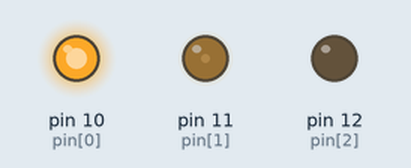
Simulated run of this sketch. Board: Arduino Uno, built with avr-gcc and run on an emulated ATmega328P. Shown: output pins drawn as LEDs (lit = HIGH).

Above: at 0.1 s.
Timing chart, 0 to 1.6 s (numbered marks = the images above):
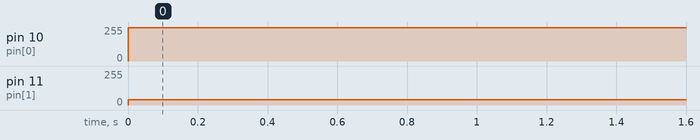

The sketch:

led.ino
```cpp
int digit(char a) {
    if (a <= '9') {
        return a - '0';
    } else {
        return a - 'A' + 10;
    }
}

int hextodec(char a, char b) {
    return digit(a) * 16 + digit(b);
}

void rgb(int pin[], char a[]) {
    analogWrite(pin[0], hextodec(a[0], a[1]));
    analogWrite(pin[1], hextodec(a[2], a[3]));
    analogWrite(pin[2], hextodec(a[4], a[5]));
}

void setup() {
}

int pin[] = {10, 11, 12};

void loop() {
    rgb(pin, "F92672");
}
```

Measured:
- by itself, pin 10 (pin[0]): 0/255 → 249/255 at 0.00 s
- by itself, pin 11 (pin[1]): 0/255 → 38/255 at 0.00 s
